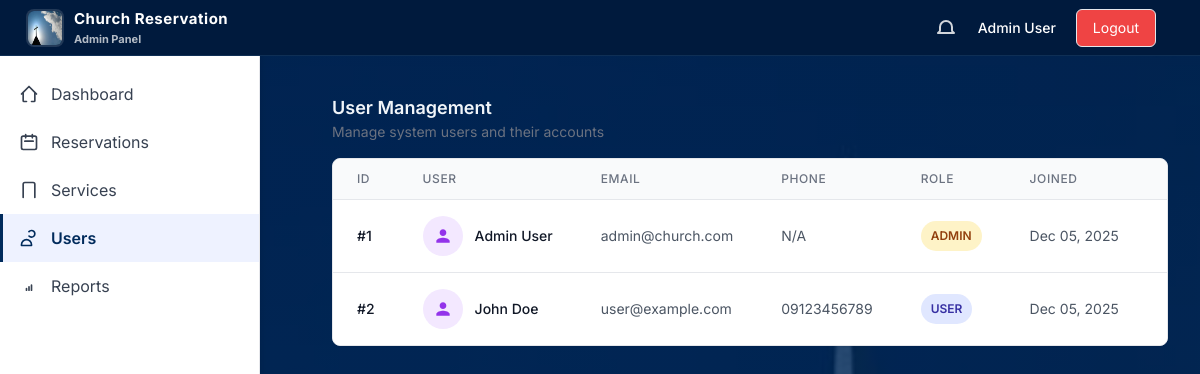
The page /admin/users.php (signed in) on the database its author committed.
### tables this page shows
CREATE TABLE users (
    id INT PRIMARY KEY AUTO_INCREMENT,
    name VARCHAR(100) NOT NULL,
    email VARCHAR(100) UNIQUE NOT NULL,
    password VARCHAR(255) NOT NULL,
    phone VARCHAR(20),
    role ENUM('user', 'admin') DEFAULT 'user',
    created_at TIMESTAMP DEFAULT CURRENT_TIMESTAMP,
    updated_at TIMESTAMP DEFAULT CURRENT_TIMESTAMP ON UPDATE CURRENT_TIMESTAMP,
    INDEX idx_email (email),
    INDEX idx_role (role)
);

### classes/Database.php (called while the page is built, shortened)
<?php
class Database {
    private static $instance = null;
    private $conn;
    private function __construct() {
        try {
            $this->conn = new PDO(
                "mysql:host=" . DB_HOST . ";dbname=" . DB_NAME,
                DB_USER,
                DB_PASS,
                [
                    PDO::ATTR_ERRMODE => PDO::ERRMODE_EXCEPTION,
                    PDO::ATTR_DEFAULT_FETCH_MODE => PDO::FETCH_ASSOC,
                    PDO::ATTR_EMULATE_PREPARES => false
                ]
            );
        } catch (PDOException $e) {
            die("Database connection failed: " . $e->getMessage());
        }
    }
    public static function getInstance() {
        if (self::$instance === null) {
            self::$instance = new Database();
        }
        return self::$instance;
    }
    public function getConnection() {
        return $this->conn;
    }
}

### classes/User.php (called while the page is built, shortened)
<?php
require_once __DIR__ . '/../config/database.php';
require_once __DIR__ . '/Database.php';
class User {
    private $conn;
    public function __construct() {
        $this->db = Database::getInstance();
        $this->conn = $this->db->getConnection();
    }
    public function getAllUsers() {
        try {
            $stmt = $this->conn->query("SELECT id, name, email, phone, role, created_at FROM users ORDER BY created_at DESC");
            return $stmt->fetchAll();
        } catch (PDOException $e) {
            return [];
        }
    }
}

### admin/users.php (the view, shortened to what this page needs)
<?php
require_once __DIR__ . '/../config/database.php';
require_once __DIR__ . '/../classes/User.php';
$userObj = new User();
$users = $userObj->getAllUsers();
?>
<!DOCTYPE html>
<html lang="en">
<head>
    <script src="https://cdn.tailwindcss.com"></script>
    <link rel="stylesheet" href="../assets/css/style.css">
    <link rel="stylesheet" href="../assets/css/admin.css">
</head>
<body class="admin">
</head>
<body>
    <?php include __DIR__ . '/components/navbar.php'; ?>
    <div>
        <?php include __DIR__ . '/components/sidebar.php'; ?>
        <main class="admin-main">
            <div class="admin-container ml-10">
                <div class="mb-4">
                    <h1 class="text-lg font-semibold">User Management</h1>
                    <p class="text-sm text-gray-500">Manage system users and their accounts</p>
                </div>
                <div class="bg-white rounded-lg shadow-sm border border-gray-200 overflow-hidden">
                    <div class="overflow-x-auto">
                        <table class="min-w-full divide-y divide-gray-200">
                            <thead class="bg-gray-50">
                                <tr>
                                    <th class="px-6 py-3 text-left text-xs font-medium text-gray-500 uppercase tracking-wider">ID</th>
                                    <th class="px-6 py-3 text-left text-xs font-medium text-gray-500 uppercase tracking-wider">User</th>
                                    <th class="px-6 py-3 text-left text-xs font-medium text-gray-500 uppercase tracking-wider">Email</th>
                                    <th class="px-6 py-3 text-left text-xs font-medium text-gray-500 uppercase tracking-wider">Phone</th>
                                    <th class="px-6 py-3 text-left text-xs font-medium text-gray-500 uppercase tracking-wider">Role</th>
                                    <th class="px-6 py-3 text-left text-xs font-medium text-gray-500 uppercase tracking-wider">Joined</th>
                                    <th class="px-6 py-3 text-left text-xs font-medium text-gray-500 uppercase tracking-wider">Actions</th>
                                </tr>
                            </thead>
                            <tbody class="bg-white divide-y divide-gray-200">
                                <?php foreach ($users as $user): ?>
                                    <tr class="hover:bg-gray-50 transition">
                                        <td class="px-6 py-4 whitespace-nowrap text-sm font-medium text-gray-900">
                                            #<?php echo $user['id']; ?>
                                        </td>
                                        <td class="px-6 py-4 whitespace-nowrap">
                                            <div class="flex items-center">
                                                <div class="w-10 h-10 bg-purple-100 rounded-full flex items-center justify-center mr-3">
                                                    <svg class="w-5 h-5 text-purple-600" fill="currentColor" viewBox="0 0 24 24">
                                                        <path d="M12 12c2.21 0 4-1.79 4-4s-1.79-4-4-4-4 1.79-4 4 1.79 4 4 4zm0 2c-2.67 0-8 1.34-8 4v2h16v-2c0-2.66-5.33-4-8-4z"/>
                                                    </svg>
                                                </div>
                                                <div>
                                                    <div class="text-sm font-medium text-gray-900"><?php echo htmlspecialchars($user['name']); ?></div>
                                                </div>
                                            </div>
                                        </td>
                                        <td class="px-6 py-4 whitespace-nowrap text-sm text-gray-600">
                                            <?php echo htmlspecialchars($user['email']); ?>
                                        </td>
                                        <td class="px-6 py-4 whitespace-nowrap text-sm text-gray-600">
                                            <?php echo htmlspecialchars($user['phone'] ?? 'N/A'); ?>
                                        </td>
                                        <td class="px-6 py-4 whitespace-nowrap">
                                            <span class="status-badge status-<?php echo $user['role']; ?>">
                                                <?php echo ucfirst($user['role']); ?>
                                            </span>
                                        </td>
                                        <td class="px-6 py-4 whitespace-nowrap text-sm text-gray-600">
                                            <?php echo date('M d, Y', strtotime($user['created_at'])); ?>
                                        </td>
                                        <td class="px-6 py-4 whitespace-nowrap text-sm">
                                        </td>
                                    </tr>
                                <?php endforeach; ?>
                            </tbody>
                        </table>
                    </div>
                </div>
            </div>
        </main>
    </div>
</body>
</html>

### assets/css/style.css (style rules this page uses)
:root { --primary: #002B5C; --accent: #FFD700; --success: #06D6A0; --danger: #EF476F; --warning: #FFA500; --text: #333333; }
* { margin: 0; padding: 0; box-sizing: border-box; }
body { font-family: 'Inter', -apple-system, BlinkMacSystemFont, 'Segoe UI', sans-serif; color: var(--text); line-height: 1.6; }
.status-badge { padding: 0.25rem 0.75rem; border-radius: 9999px; font-size: 0.75rem; font-weight: 600; text-transform: uppercase; display: inline-block; }
.status-user { background: #E0E7FF; color: #3730A3; }
.status-admin { background: #FEF3C7; color: #92400E; }

### assets/css/admin.css (style rules this page uses)
:root { --primary:#002B5C; --primary-dark:#001A3D; --muted:#6B7280; --card:#ffffff; --overlay:rgba(0,43,92,.78); }
body.admin { background: linear-gradient(var(--overlay), var(--overlay)), url('../images/login.png'); background-size: cover; background-position: center; background-attachment: fixed; color: #f1f5f9; }
.admin-container { max-width: 1400px; margin: 0 auto; }
.admin-main { margin-left: 260px; padding:calc(70px + 1.5rem) 2rem 2rem; min-height:100vh; }
.status-badge { display:inline-block; padding:6px 10px; border-radius:999px; font-size:12px; font-weight:600; }

### rows shown on the page
users: id "1", name "Admin User", email "admin@church.com", phone "N/A", role "ADMIN", created_at "Dec 05, 2025"
users: id "2", name "John Doe", email "user@example.com", phone "09123456789", role "USER", created_at "Dec 05, 2025"

### other values the page prints
$_SESSION['user_name'] "Admin User"
